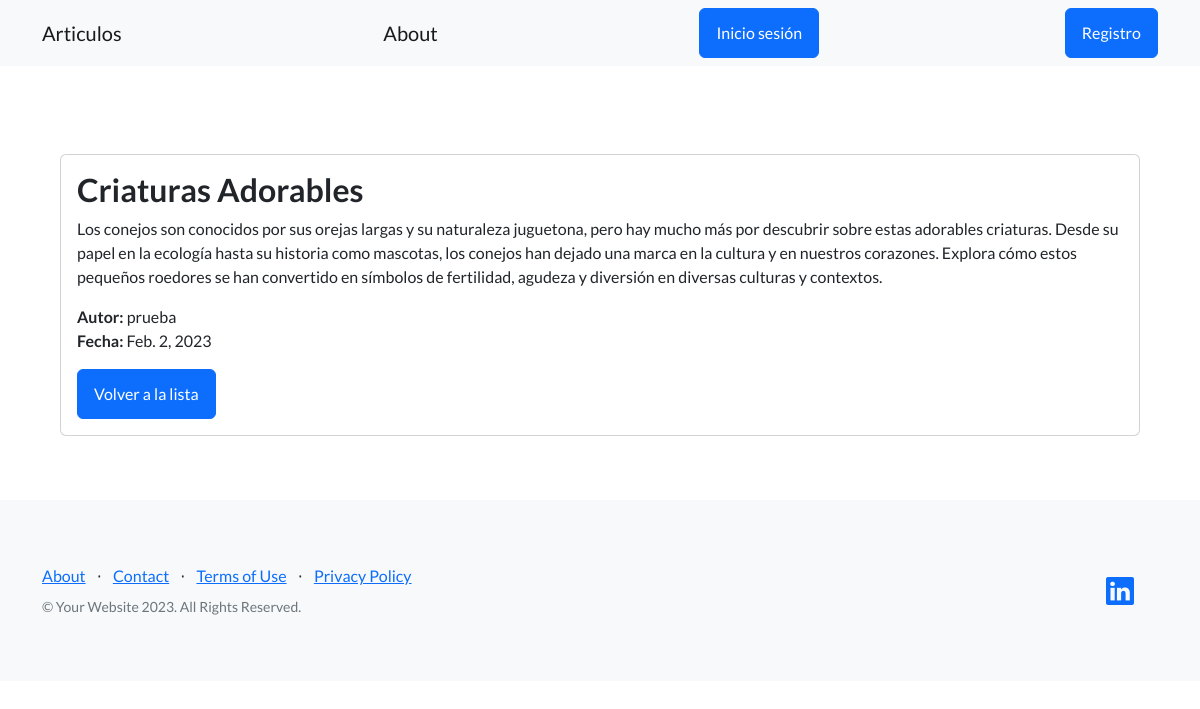
The app's page /blog/pages/13/ with its own data.
### blog_mascotas/models.py (models this page shows, shortened)
class Articulo(models.Model):
    autor = models.ForeignKey(User, on_delete=models.SET_NULL, null=True)
    titulo = models.CharField(max_length=256)
    subtitulo = models.CharField(max_length=256)
    cuerpo = models.CharField(max_length=5656) #RichTextField
    fecha = models.DateField()

### blog_mascotas/views.py (the view)
class ArticuloDetailView(DetailView):  # Vista detallada
    model = Articulo
    template_name = 'control_estudios/detalle_articulo.html'
    success_url = reverse_lazy('control_estudios/detalle_articulo')

### blog_mascotas/templates/control_estudios/detalle_articulo.html (shortened to what this page needs)
{% extends "base.html" %}
{% block contenido %}
<div class="container mt-4">
    <div class="card">
        <div class="card-body">
            <h2 class="card-title">{{ object.titulo }}</h2>
            <p class="card-text">{{ object.cuerpo }}</p>
            <p class="card-text">
                <strong>Autor:</strong> {{ object.autor }}
                <br>
                <strong>Fecha:</strong> {{ object.fecha }}
            </p>
            <a href="{% url 'pages' %}" class="btn btn-primary">Volver a la lista</a>
        </div>
    </div>
</div>
{% endblock contenido %}

### records on screen
Articulo: titulo "Criaturas Adorables", cuerpo "Los conejos son conocidos por sus orejas largas y su naturaleza juguetona, pero hay mucho más por descubrir sobre estas adorables criaturas. Desde su papel en la ecología hasta su historia como mascotas, los conejos han dejado una marca en la cultura y en nuestros corazones. Explora cómo estos pequeños roedores se han convertido en símbolos de fertilidad, agudeza y diversión en diversas culturas y contextos.", autor "prueba", fecha "Feb. 2, 2023"
